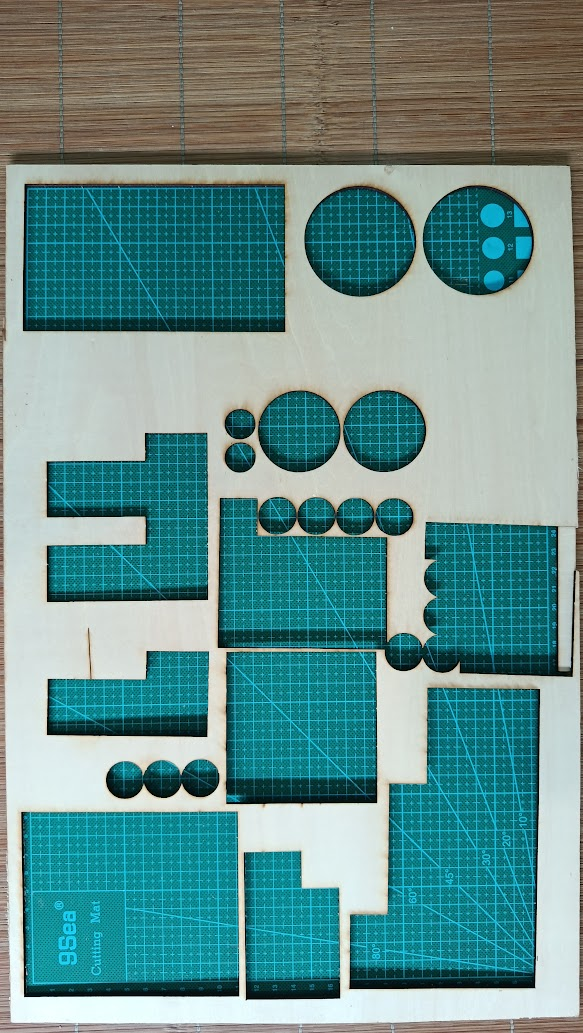
#> input picture Code/Python/LaserCtrl/plywood_scan/sample/plywood_01.png, 583 x 1033 px; its folder holds only this picture in this run
$ python -i scan_core.py   (imports and definitions only)
#> lines starting #> are read from the running program, lines starting #| are printed output that depends on the picture; after the words box and inside, x2 and y2 are one past the last pixel; in counts of white or black regions, pixels touching at a corner belong together
#> further down, picture is the input picture: shape (1033, 583, 3); mean B, G, R 141.5, 143.7, 101.5
"""
Loi xu ly anh cho scan_app (khong phu thuoc GUI, co the import de test).

Quy uoc mask:
    - mask la anh uint8, 255 = go con lai (dung duoc), 0 = da cat / khong phai go
    - hang 0 cua mask = mep TREN cua tam (theo anh), cot 0 = mep TRAI
    - toa do DSL (mm): goc (0, 0) = goc DUOI-TRAI cua tam, truc y huong len
      => y_mm = (so_hang - hang) * mm_per_px
"""
import json
import os

import cv2
import numpy as np


# ---------------------------------------------------------------------------
# Doc / ghi anh an toan voi duong dan co dau tieng Viet tren Windows
# (cv2.imread khong doc duoc duong dan unicode tren Windows)
# ---------------------------------------------------------------------------

# [14 lines left out: functions imread_unicode, imwrite_unicode, not called in this run]


# ---------------------------------------------------------------------------
# Goc tam go
# ---------------------------------------------------------------------------

def order_corners(pts):
    """Sap xep 4 diem theo thu tu: tren-trai, tren-phai, duoi-phai, duoi-trai."""
    pts = np.asarray(pts, dtype=np.float32).reshape(4, 2)
    s = pts.sum(axis=1)
    d = pts[:, 0] - pts[:, 1]
    tl = pts[np.argmin(s)]
    br = pts[np.argmax(s)]
    tr = pts[np.argmax(d)]
    bl = pts[np.argmin(d)]
    return np.array([tl, tr, br, bl], dtype=np.float32)


def detect_sheet_corners(img):
    """
    Goi y 4 goc tam go: tim vung sang lon nhat (go mau sang), lay bao loi
    roi xap xi thanh tu giac. Tra ve np.array 4x2 (thu tu TL, TR, BR, BL)
    hoac None neu khong tim duoc.
    """
    h, w = img.shape[:2]
#> h = 1033; w = 583
    scale = 800.0 / max(h, w) if max(h, w) > 800 else 1.0
#> scale = 0.774
    small = cv2.resize(img, None, fx=scale, fy=scale) if scale != 1.0 else img
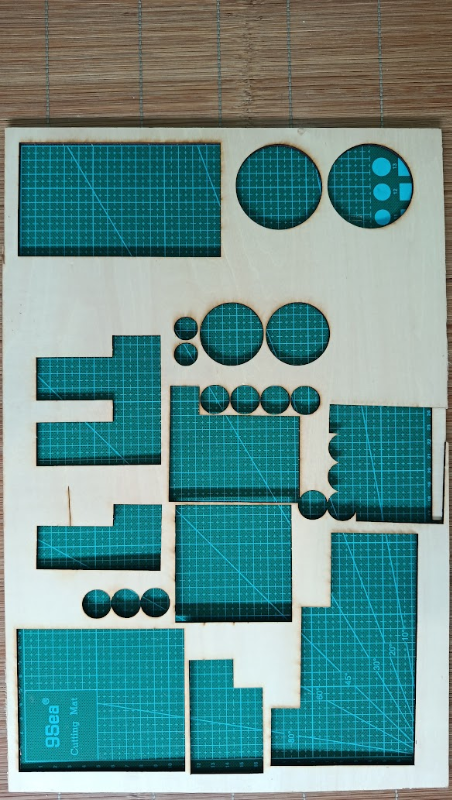
#> small: shape (800, 452, 3); mean B, G, R 141.3, 143.6, 101.4
    blur = cv2.GaussianBlur(small, (5, 5), 0)
    L = cv2.cvtColor(blur, cv2.COLOR_BGR2LAB)[:, :, 0]
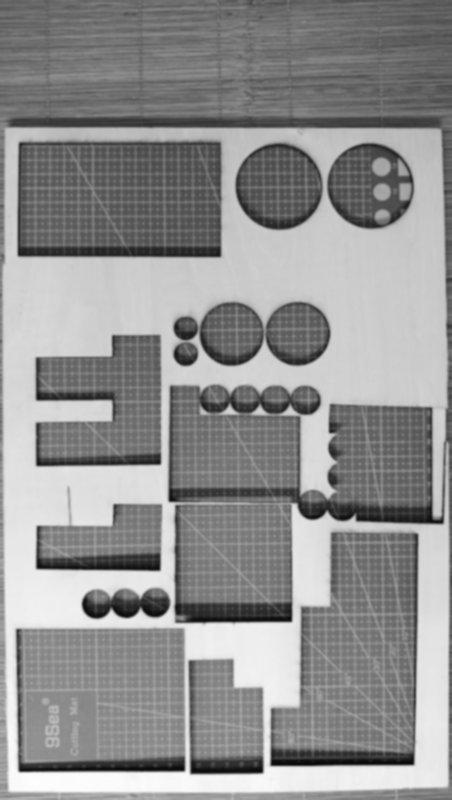
#> L: shape (800, 452); min 9, max 253, mean 145.1
    S = cv2.cvtColor(blur, cv2.COLOR_BGR2HSV)[:, :, 1]
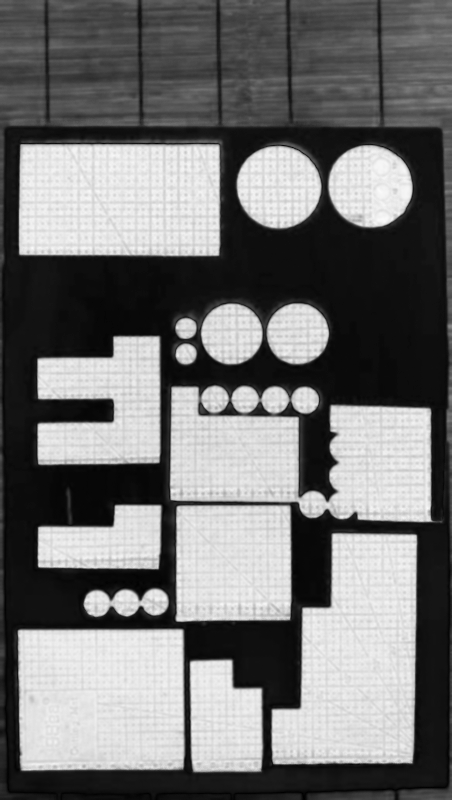
#> S: shape (800, 452); min 0, max 250, mean 115.4
    # Nguong Otsu cua do sang chi tinh tren cac pixel it bao hoa (bo qua
    # tham cat xanh), de tach go sang khoi mat ban / nen toi hon
    low_sat = L[S < 80]
    if low_sat.size < 100:
        low_sat = L.ravel()
    t, _ = cv2.threshold(low_sat.reshape(-1, 1), 0, 255,
                         cv2.THRESH_BINARY + cv2.THRESH_OTSU)
#> t = 164
    th = ((L > t) * 255).astype(np.uint8)
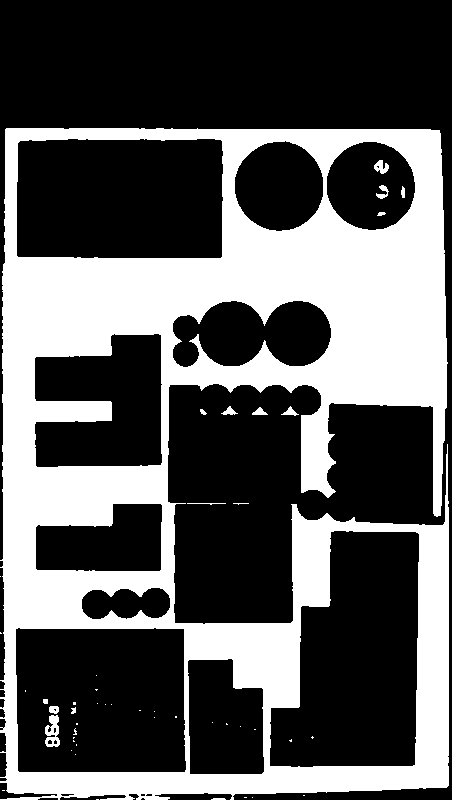
#> th: shape (800, 452); 35.4% white; 47 white regions (32 under 20 px), largest, box (x1, y1, x2, y2) and area: (0, 128, 449, 800) 126873, (45, 715, 60, 747) 308, (374, 160, 389, 174) 126
    # Lo da cat nam trong tam: dong lai bang cach lap day contour ngoai
    k = max(3, int(round(min(small.shape[:2]) * 0.02)) | 1)
#> k = 9
    kern = cv2.getStructuringElement(cv2.MORPH_RECT, (k, k))
    # mo de cat cac cau noi mong voi ban / nen sang
    th = cv2.morphologyEx(th, cv2.MORPH_OPEN, kern)
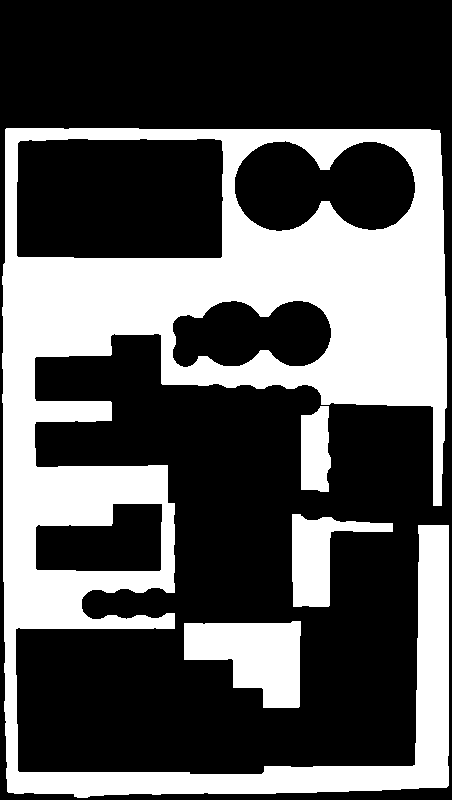
#> th: shape (800, 452); 34% white; 4 white regions
    cnts, _ = cv2.findContours(th, cv2.RETR_EXTERNAL, cv2.CHAIN_APPROX_SIMPLE)
#> cnts = 4 contours; box (x1, y1, x2, y2) and area: (2, 128, 449, 798) 158976, (184, 621, 301, 708) 6734, (292, 514, 393, 607) 3814, (301, 406, 331, 492) 2100
    if not cnts:
        return None
    c = max(cnts, key=cv2.contourArea)
#> c = contour of 375 points, box (x1, y1, x2, y2) (2, 128, 449, 798), area 158976
    if cv2.contourArea(c) < 0.1 * small.shape[0] * small.shape[1]:
        return None
    hull = cv2.convexHull(c)
#> hull = contour of 25 points, box (x1, y1, x2, y2) (2, 128, 449, 798), area 294566
    peri = cv2.arcLength(hull, True)
#> peri = 2194.5
    quad = None
    for eps in np.linspace(0.01, 0.1, 19):
        approx = cv2.approxPolyDP(hull, eps * peri, True)
        if len(approx) == 4:
            quad = approx.reshape(4, 2)
            break
#> this loop made 1 pass
#> quad on pass 1: [[6, 128], [439, 130], [446, 787], [7, 791]]
    if quad is None:
        # Fallback: hinh chu nhat xoay nho nhat
        quad = cv2.boxPoints(cv2.minAreaRect(hull))
    return order_corners(np.asarray(quad, dtype=np.float32) / scale)
#> in order_corners, `pts = np.asarray(pts, dtype=np.float32).reshape(4, 2)`: pts = [[7.75, 165.3], [566.9, 167.9], [575.9, 1016.2], [9.04, 1021.4]]
#> in order_corners, `s = pts.sum(axis=1)`: s = [173, 734.7, 1592.1, 1030.4]
#> in order_corners, `d = pts[:, 0] - pts[:, 1]`: d = [-157.5, 399, -440.3, -1012.3]
#> in order_corners, `tl = pts[np.argmin(s)]`: tl = [7.75, 165.3]
#> in order_corners, `br = pts[np.argmax(s)]`: br = [575.9, 1016.2]
#> in order_corners, `tr = pts[np.argmax(d)]`: tr = [566.9, 167.9]
#> in order_corners, `bl = pts[np.argmin(d)]`: bl = [9.04, 1021.4]


# [44 lines left out: functions auto_resolution, warp_sheet, rotate_corners, not called in this run]


# ---------------------------------------------------------------------------
# Phan doan go / khong phai go
# ---------------------------------------------------------------------------

SEG_METHODS = {
    "combo": "Combined (low saturation + bright)",
    "sat": "HSV saturation (inverted)",
    "light": "Lightness L",
    "lab_b": "Lab b* (yellowness)",
}


# [25 lines left out: function wood_score, not called in this run]


def otsu_threshold(score):
    t, _ = cv2.threshold(score, 0, 255, cv2.THRESH_BINARY + cv2.THRESH_OTSU)
    return int(t)


# [9 lines left out: function kmeans_mask, not called in this run]


def mm_to_px(mm, mm_per_px):
    return int(round(float(mm) / float(mm_per_px)))


# [267 lines left out: functions cleanup_mask, _remove_small, cut_border, apply_edits, erode_margin, auto_mask and 6 more, not called in this run]


# ---------------------------------------------------------------------------
# Thu muc output: plywood_scan/output/<ten>/
# ---------------------------------------------------------------------------

MASK_BASENAME = "mask"   # => mask.png, mask.json, mask_raw.png, mask_warped.png


def default_output_root():
    return os.path.join(os.path.dirname(os.path.abspath(__file__)), "output")


# [16 lines left out: functions sanitize_name, unique_dir, not called in this run]


def output_dir_has_files(path):
    return os.path.isdir(path) and any(os.scandir(path))

>>> import cv2
>>> picture = cv2.imread('sample/plywood_01.png')
>>> result = detect_sheet_corners(picture)
#> result has the same summary as pts in order_corners
